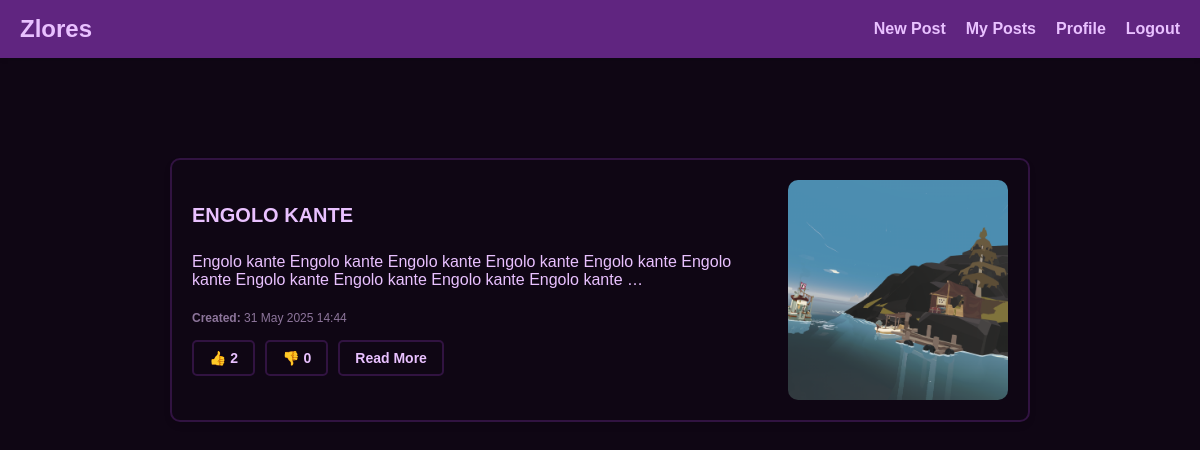
/myposts (signed in), run on the app's committed database.
### post/models.py (models this page shows, shortened)
class Post(models.Model):
    title = models.CharField(max_length=255)
    content = models.TextField()
    image = models.ImageField(upload_to='postimages/', blank=True, null=True)
    author = models.ForeignKey(User, on_delete=models.CASCADE)
    created_at = models.DateTimeField(auto_now_add=True)
    updated_at = models.DateTimeField(auto_now=True)
    likes = models.ManyToManyField(User, related_name='likedposts', blank=True)
    dislikes = models.ManyToManyField(User, related_name='dislikedposts', blank=True)
    is_active = models.BooleanField(default=True)
    is_home = models.BooleanField(default=False)
    def totallikes(self):
        return self.likes.count()
    def totaldislikes(self):
        return self.dislikes.count()

### post/views.py (the view)
# urls.py: path('myposts', views.myposts_request, name='myposts'),
@login_required
def myposts_request(request):
    posts = Post.objects.filter(author=request.user, is_active=True).order_by('-created_at')
    return render(request, 'myposts.html', {'posts': posts})

### post/templates/myposts.html (shortened to what this page needs)
{% extends 'base.html' %}
{% load static %}
{% block styles %}
    <link rel="stylesheet" href="{% static 'css/home.css' %}">
{% endblock %}
{% block content %}
    <div class="home">
        {% if posts.exists %}
            <div class="post-list">
                {% for post in posts %}
                    <div class="post-container">
                        <div class="post-content">
                            <h2><a href="{% url 'postdetail' post.id %}">{{ post.title }}</a></h2>
                            <p class="post-snippet">{{ post.content|truncatewords:20 }}</p>
                            <p class="post-meta">
                                <span><strong>Created:</strong> {{ post.created_at|date:"d M Y H:i" }}</span>
                            </p>
                            <div class="post-actions">
                                <a href="{% url 'likepost' post.id %}" class="like-button">👍 {{ post.totallikes }}</a>
                                <a href="{% url 'dislikepost' post.id %}" class="dislike-button">👎 {{ post.totaldislikes }}</a>
                                <a href="{% url 'postdetail' post.id %}" class="read-more">Read More</a>
                            </div>
                        </div>
                        <div class="post-image">
                            {% if post.image %}
                                <img src="{{ post.image.url }}" alt="{{ post.title }}">
                            {% endif %}
                        </div>
                    </div>
                {% endfor %}
            </div>
        {% else %}
            <p class="no-posts">No posts available.</p>
        {% endif %}
    </div>
{% endblock %}

### core/static/css/home.css (style rules this page uses)
body { font-family: 'Arial', sans-serif; background-color: #0f0614; margin: 0; padding: 0; }
.home { max-width: 1200px; margin: 20px auto; padding: 20px; }
.post-list { display: flex; flex-direction: column; gap: 20px; }
.post-container { display: flex; justify-content: space-between; align-items: center; background: #0f0614; border-radius: 10px; border: 2px solid #311341; box-shadow: 0 4px 6px rgba(0, 0, 0, 0.1); overflow: hidden; padding: 20px; transition: background 0.6s ease, border-color 0.6s ease; }
.post-content { flex: 1; padding-right: 20px; display: flex; flex-direction: column; justify-content: space-between; }
.post-content h2 { font-size: 20px; margin: 0 0 10px; color: #333; }
.post-content h2 a { text-decoration: none; color: #e9c1ff; transition: color 0.3s ease; }
.post-snippet { font-size: 16px; color: #e9c1ff; margin-bottom: 10px; transition: color 0.3s ease; }
.post-meta { font-size: 12px; color: #8d759b; margin-bottom: 15px; }
.post-actions { display: flex; gap: 10px; }
.like-button, .dislike-button, .read-more { display: inline-block; padding: 8px 15px; font-size: 14px; font-weight: bold; text-decoration: none; border-radius: 5px; color: #e9c1ff; border: 2px solid #311341; background-color: #0f0614; transition: background-color 0.3s ease, color 0.3s ease, border-color 0.3s ease; }
.post-image { width: 220px; height: 220px; flex-shrink: 0; overflow: hidden; margin-left: 20px; }
.post-image img { width: 100%; height: 100%; object-fit: cover; border-radius: 10px; }

### core/templates/base.html (style rules this page uses)
body { margin: 0; font-family: 'Arial', sans-serif; background-color: #f4f4f9; color: #333; }

### data on the page
Post: title "ENGOLO KANTE", content "Engolo kante Engolo kante Engolo kante Engolo kante Engolo kante Engolo kante Engolo kante Engolo kante Engolo kante Engolo kante …", created_at "31 May 2025 14:44", totallikes "2", totaldislikes "0", image (picture)
